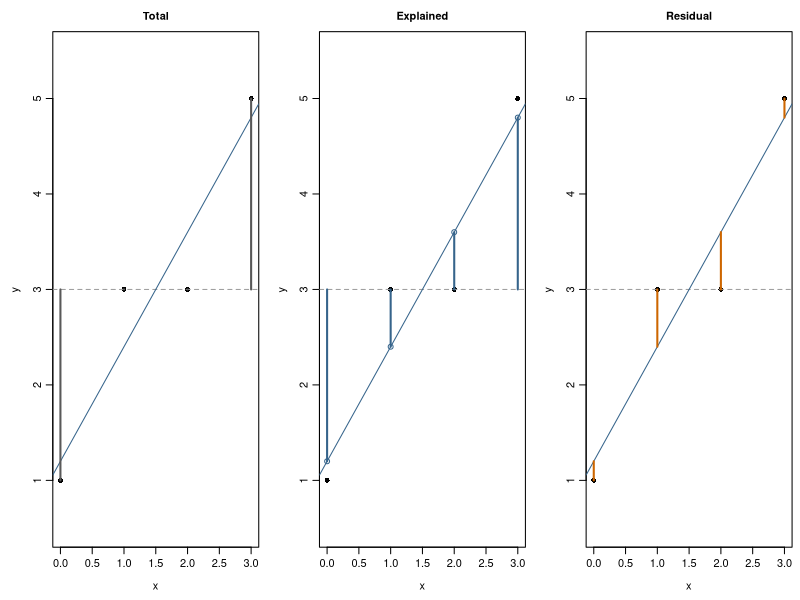
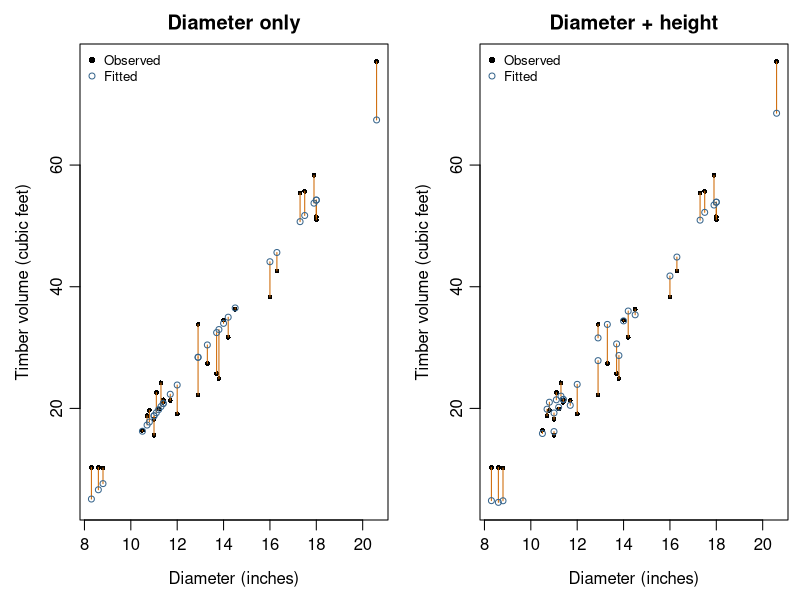

Generate these figures, in order, with R:
## ---- chunk 1
x <- c(0, 1, 2, 3)
y <- c(1, 3, 3, 5)

fit <- lm(y ~ x)
summary(fit)
## ---- chunk 2
anova(fit)
## ---- chunk 3
ybar <- mean(y)
yhat <- fitted(fit)
e <- resid(fit)

SST <- sum((y - ybar)^2)
SSE <- sum(e^2)
SSR <- sum((yhat - ybar)^2)

c(SST = SST, SSR = SSR, SSE = SSE)
SST - SSR - SSE
## ---- chunk 4
#| label: fig-anova-variation
#| fig-cap: "Total deviations from the sample mean, explained deviations of fitted values from the mean, and residual deviations from the fitted line. SST = SSR + SSE holds after summing across observations; it is not a point-by-point identity between squared deviations."
#| fig-width: 7
#| fig-height: 3.2
par(mfrow = c(1, 3), mar = c(4, 4, 2.4, 0.6),
    mgp = c(2.4, 0.7, 0))
for (component in c("Total", "Explained", "Residual")) {
  plot(x, y, pch = 16, ylim = c(0.5, 5.5), xlab = "x", ylab = "y",
       main = component, cex.main = 1)
  abline(h = ybar, col = "gray60", lty = 2)
  abline(fit, col = "steelblue4")
  if (component == "Total") {
    segments(x, ybar, x, y, col = "gray35", lwd = 2)
  } else if (component == "Explained") {
    segments(x, ybar, x, yhat, col = "steelblue4", lwd = 2)
    points(x, yhat, pch = 1, col = "steelblue4")
  } else {
    segments(x, yhat, x, y, col = "darkorange3", lwd = 2)
  }
}
par(mfrow = c(1, 1))
## ---- chunk 5
R2 <- SSR / SST
R2
summary(fit)$r.squared
summary(fit)$adj.r.squared
pf(18, df1 = 1, df2 = 2, lower.tail = FALSE)
## ---- chunk 6
dat <- data.frame(
  y = c(4, 5, 7, 10, 8, 12, 13, 14),
  x1 = c(1, 2, 3, 4, 5, 6, 7, 8),
  x2 = c(2, 1, 3, 2, 5, 4, 6, 5)
)

fit_reduced <- lm(y ~ x1, data = dat)
fit_full <- lm(y ~ x1 + x2, data = dat)

anova(fit_reduced, fit_full)
## ---- chunk 7
summary(fit_reduced)
summary(fit_full)
## ---- chunk 8
tree_dat <- datasets::trees
tree_dat$Diameter <- tree_dat$Girth
tree_dat <- tree_dat[, c("Volume", "Diameter", "Height")]
stopifnot(!anyNA(tree_dat))
fit_tree0 <- lm(Volume ~ 1, data = tree_dat)
fit_tree_d <- lm(Volume ~ Diameter, data = tree_dat)
fit_tree_dh <- lm(Volume ~ Diameter + Height, data = tree_dat)
knitr::kable(data.frame(
  Model = c("Constant mean", "Diameter", "Diameter + height"),
  Rank = c(fit_tree0$rank, fit_tree_d$rank, fit_tree_dh$rank),
  SSE = c(deviance(fit_tree0), deviance(fit_tree_d),
          deviance(fit_tree_dh))), digits = 2)
anova(fit_tree_d, fit_tree_dh)
## ---- chunk 9
#| label: fig-tree-model-comparison
#| fig-cap: "The same 31 trees under two mean models. Black dots are measured volumes; blue circles are fitted volumes. Orange segments show residuals. Adding height reduces the sum of squared residual lengths, but the F test asks whether that improvement is large relative to the estimated noise."
#| fig-width: 7
#| fig-height: 3.5
op <- par(mfrow = c(1, 2), mar = c(4, 4, 2.2, 0.6),
          mgp = c(2.4, 0.7, 0))
tree_models <- list("Diameter only" = fit_tree_d,
                    "Diameter + height" = fit_tree_dh)
volume_limits <- range(c(tree_dat$Volume, fitted(fit_tree_d),
                         fitted(fit_tree_dh)))
for (label in names(tree_models)) {
  prediction <- fitted(tree_models[[label]])
  plot(tree_dat$Diameter, tree_dat$Volume, pch = 16, cex = 0.65,
       ylim = volume_limits, xlab = "Diameter (inches)",
       ylab = "Timber volume (cubic feet)", main = label)
  segments(tree_dat$Diameter, tree_dat$Volume,
           tree_dat$Diameter, prediction, col = "darkorange3")
  points(tree_dat$Diameter, prediction, pch = 1,
         col = "steelblue4", cex = 0.8)
  legend("topleft", c("Observed", "Fitted"), pch = c(16, 1),
         col = c("black", "steelblue4"), bty = "n", cex = 0.8)
}
par(op)
